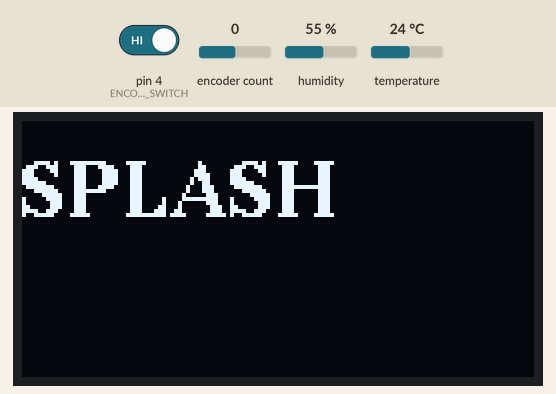
A program run on a simulated Arduino Nano, built with avr-gcc and run on an emulated ATmega328P. Shown: 128×64 one-colour display. The test bench sets the inputs (shaded band); at power-on: pin 4 (ENCODER_PIN_SWITCH) HIGH, encoder count 0, humidity 55 %, temperature 24 °C.

Above: at 0.1 s.
At 1.2 s:
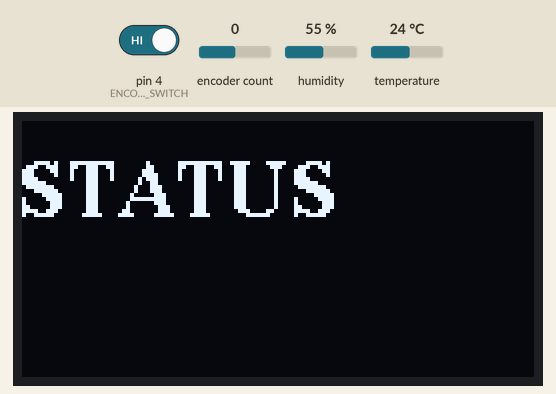

The program:

main.cpp
```cpp
#include <Arduino.h>
#include <DHT.h>
#include <Encoder.h>
#include <PID_v1.h>
#include <U8g2lib.h>

#include "settings.h"

// set this to your actual display
U8G2_SSD1309_128X64_NONAME2_F_4W_SW_SPI u8g2(U8G2_R0, /* clock=*/10,
                                             /* data=*/9, /* cs=*/12,
                                             /* dc=*/11, /* reset=*/13);

// sensor init
DHT dht(DHTPIN, DHTTYPE);

// encoder settings
Encoder encoder(ENCODER_PIN_A, ENCODER_PIN_B);
int16_t last_encoder_pos = -1;
bool last_switch_state = HIGH;

// store temp and humidity
float temp = 0.0;
float humidity = 0.0;

enum class DisplayMode { SPLASH, STATUS, SETTINGS };
DisplayMode display = DisplayMode::SPLASH;

double setpoint, input, output;
PID heater_pid(&input, &output, &setpoint, 2, 5, 1, DIRECT);

void render_display() {
    u8g2.clearBuffer();  // wipe the display we always draw a fresh page

    switch (display) {
        case DisplayMode::SPLASH:
            // print text for now, replace with a graphic maybe?
            u8g2.setFont(u8g2_font_ncenB14_tr);
            u8g2.drawStr(0, 24, "SPLASH");
            break;
        case DisplayMode::STATUS:
            u8g2.setFont(u8g2_font_ncenB14_tr);
            u8g2.drawStr(0, 24, "STATUS");
            break;
        case DisplayMode::SETTINGS:
            u8g2.setFont(u8g2_font_ncenB14_tr);  // choose a suitable font
            u8g2.drawStr(0, 24, "SETTINGS");
            break;
    }

    u8g2.sendBuffer();  // send what we drew in memory to the display
}

void process_input() {
    // read the position, but divide it reduce the rate of change
    int16_t encoder_pos = encoder.read() / 4;
    bool switch_state =
        digitalRead(ENCODER_PIN_SWITCH);  // Read the switch state

    if (encoder_pos != last_encoder_pos) {
        if (encoder_pos > last_encoder_pos) {
            // the encoder was turned clockwise
            // change some state here (navigate menu)

        } else {
            // the encoder was turned counterclockwise
            // more changes to state (navigate menu)
        }
        last_encoder_pos = encoder_pos;
    }

    if (switch_state != last_switch_state && switch_state == LOW) {
        // the switch was pressed
        // do something when the switch is pressed
    }
    last_switch_state = switch_state;

    // read from DHT sensor
    humidity = dht.readHumidity();
    temp = dht.readTemperature();
}

void heat() {
    // update the PID controller
    input = temp;
    heater_pid.Compute();

    // control the relay
    if (output > 127) {
        digitalWrite(RELAY_PIN, HIGH);
    } else {
        digitalWrite(RELAY_PIN, LOW);
    }
}

void setup() {
    // setup the screen and sensor
    u8g2.begin();
    dht.begin();
    // setup the relay
    pinMode(RELAY_PIN, OUTPUT);

    // initialize the PID controller
    setpoint = 25;  // Change this to your desired temperature
    heater_pid.SetMode(AUTOMATIC);
    heater_pid.SetOutputLimits(0, 255);  // Change this if needed

    // render the splash page for a second
    render_display();
    delay(1000);
    // change to STATUS page
    display = DisplayMode::STATUS;
}

void loop() {
    // put your main code here, to run repeatedly:
    render_display();
    process_input();
}
```

settings.h
```cpp
#pragma once

// Change these to the pins your encoder is connected to
#define ENCODER_PIN_A 2
#define ENCODER_PIN_B 3
#define ENCODER_PIN_SWITCH 4

// define the pin and sensor type
#define DHTPIN 5
#define DHTTYPE DHT11

// relay PIN
#define RELAY_PIN 5
```
